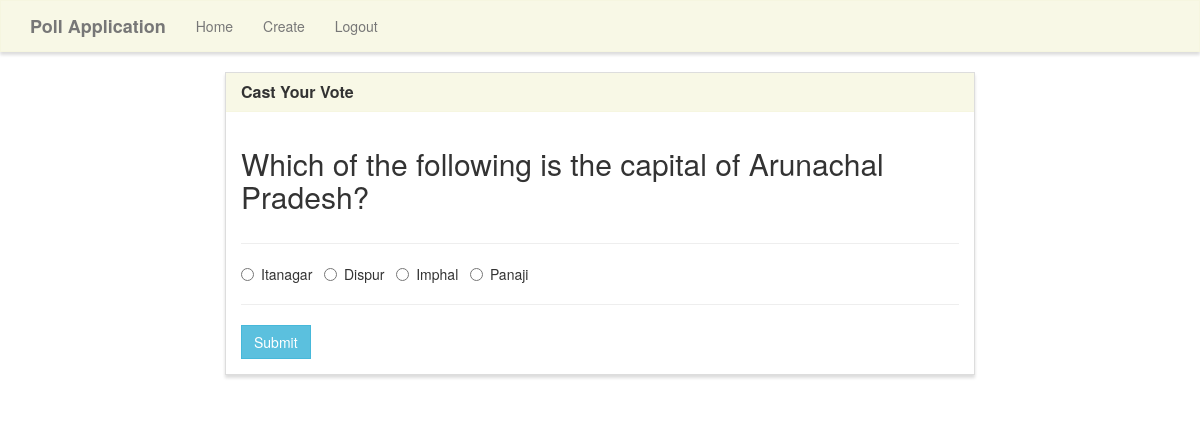
/vote/6/ (signed in), run on the app's committed database.
### poll/models.py (models this page shows, shortened)
class Poll(models.Model):
    question = models.TextField()
    option_one = models.CharField(max_length=30)
    option_two = models.CharField(max_length=30)
    option_three = models.CharField(max_length=30)
    option_four = models.CharField(max_length=30)
    option_one_count = models.IntegerField(default=0)
    option_two_count = models.IntegerField(default=0)
    option_three_count = models.IntegerField(default=0)
    option_four_count = models.IntegerField(default=0)

### poll/views.py (the view, shortened to what this page needs)
# urls.py: path('vote/<poll_id>/', poll_views.vote, name='vote'),
@login_required(login_url='login')
def vote(request, poll_id):
    poll = Poll.objects.get(pk=poll_id)
    context = {
        'poll' : poll
    }
    return render(request, 'poll/vote.html', context)

### poll/templates/poll/vote.html (shortened to what this page needs)
{% extends "poll/base.html" %}
{% block main %}
<div class="row">
    <div class="col-lg-8 col-lg-offset-2">
        <div class="panel panel-default">
            <div class="panel-heading">
                <h3 class="panel-title">Cast Your Vote</h3>
            </div>
            <div class="panel-body">
                <div class="row">
                    <div class="col-lg-12">
                        <h2>{{ poll.question }}</h2>
                    </div>
                </div>
                <div class="row">
                    <div class="col-lg-12">
                        <hr />
                        <form method="POST">
                            <div class="form-group">
                                <div class="radio">
                                    <label>
                                        <input type="radio" name="poll" value="option1">
                                        {{ poll.option_one }}
                                    </label> &nbsp;
                                    <label>
                                        <input type="radio" name="poll" value="option2">
                                        {{ poll.option_two }}
                                    </label> &nbsp;
                                    <label>
                                        <input type="radio" name="poll" value="option3">
                                        {{ poll.option_three }}
                                    </label> &nbsp;
                                    <label>
                                        <input type="radio" name="poll" value="option4">
                                        {{ poll.option_four }}
                                    </label> &nbsp;
                                </div>
                            </div>
                            <hr />
                            <button type="submit" class="btn btn-info">
                                Submit
                            </button>
                        </form>
                    </div>
                </div>
            </div>
        </div>
    </div>
</div>
{% endblock %}

### poll/static/style.css (style rules this page uses)
.navbar-default, .btn, .form-control, .panel { border-radius: 0; }
.panel-default > .panel-heading { color: #333; background-color: rgba(245, 245, 220, .7); border-color: rgba(245, 245, 220, .6); border-top-left-radius: 0; border-top-right-radius: 0; }
.panel { box-shadow: 0px 3px 3px 0px #ddd; }
a.navbar-brand, .panel-title { font-weight: bolder; }

### data on the page
Poll: question "Which of the following is the capital of Arunachal Pradesh?", option_one "Itanagar", option_two "Dispur", option_three "Imphal", option_four "Panaji"
